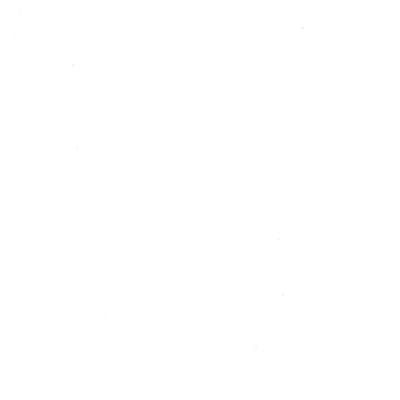
Frame 1 (no input)
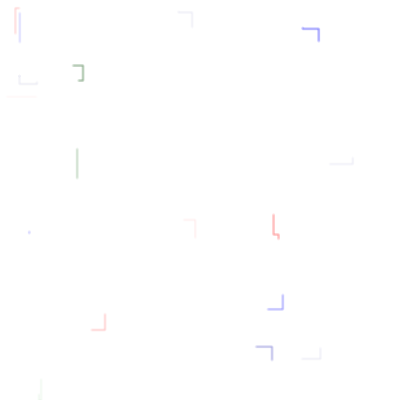
Frame 60 (the mouse pressed at the canvas centre just before this capture)
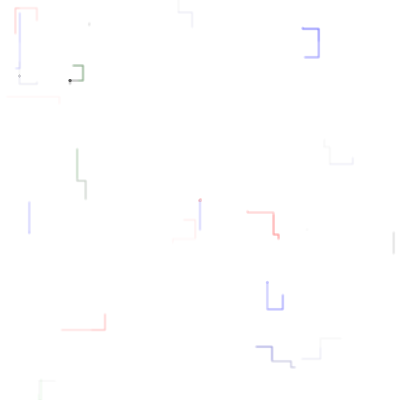
Frame 120 (the mouse held since frame 60 and released just before this capture)

The Processing sketch that drew these frames (run headless with seeded random() and noise(); from frame 60 on, the mouse is pressed at the canvas centre):

// Processing sketch: project_1
// ── project_1.pde
/*
Current Idea: automately draw an automated maze pattern
Directions: random among left, right and up with no inteceptions
*/

//=================CODE============================

//create dots that constitute the moving lines
ArrayList<Dotline> dots = new ArrayList<Dotline> ();

//create an array to store dots for fading effect
int fade = 0;
int i_;
Human [] history = new Human [20];
float [] xloc = new float [20];
float [] yloc = new float [20];
float [] ts = new float [20];
float [] birthFrame = new float [50];

Dotline dt;
Human human;

void setup(){
  size (400,400);
  background(255);

//initialize arrays, create initial locations
  for (int i = 0; i < 20; i++){
    dots.add(new Dotline(random(width), random(height), i));
  }
  for (int i = 0; i < history.length; i++){
    history [i] = new Human (xloc[i], yloc[i], ts[i], i);
  }
}

void draw(){
  for (int i = 0; i < dots.size(); i++){
    dt = dots.get(i); // get dt[i]
    dt.drawLine();
    dt.display();
    
    //check if dots die, new starting locations
    if (dt.totalLife == 0){
      dt.velocity = new PVector (0,0);
      dots.add(new Dotline(random(width), random(height), dots.size()));
      dots.remove(0);      
     //println("die");
    }
  }

     //the total line number will be limited under 200
    if (dots.size() > 200){
      dots.remove(0);
    }
    
  for (int i = 0; i < history.length; i++){ 
    float resetZero = frameCount-birthFrame[fade];
    human = new Human(xloc[i], yloc[i], ts[i], resetZero);
    human.exist();
  }
}

void mousePressed(){
  i_ = i_ % xloc.length; //pass i_ to i above
  
  //click mouse to pass location data
  xloc[i_] = mouseX;
  yloc[i_] = mouseY;
  
  //associate fade rate with the frame, and reset birthframe when mouse clicked
  fade = fade % birthFrame.length; //less one per click
  birthFrame[fade] = frameCount;  //store the current frame for reset
  
  ts[i_] = (birthFrame[fade] % 10) +1; //size, avoid 0
  
  dots.add(new Dotline(mouseX, mouseY, dots.size()));
    //dots.remove(0);
}
   
void keyPressed(){ //eraser   
  size (400,400);
  background(255);
  ts[i_] = 0; //make the remain one transparent
}

// ── Dotline.pde
class Dotline{
  PVector origin; //intial location of each instance
  int index;
  int life; //life of each turn
  int totalLife;
  PVector velocity = new PVector (0, 0);
  int previousDir;
  float fade;
  
  Dotline(float xloc, float yloc, int index_){ //constructor
    origin = new PVector (xloc, yloc);
    index = index_;
    life = 0;
    totalLife = (int)random(50,500);
  }

    void drawLine(){ //update location
     float turn = 0.5;
     
     if (life == 0){  //change directions when each turn is done
        int direction = (int)random(0, 4); 
        
      //check direction, no backward
      if (abs(direction - previousDir) == 2){ //opposite direction = move backward
          direction = (direction + 1) % 4; //change direction while keep the index between 0 to 4
         }
        
       if (direction == 0){ //direction: right
         velocity = new PVector (turn, 0);
          
       }else if (direction == 1){ //direction: up
         velocity = new PVector (0, -turn);
          
       }else if (direction == 2){ //direction: left
         velocity = new PVector (-turn, 0);
          
       }else if (direction == 3){ //direction: down
         velocity = new PVector (0, turn);
       }
        
        previousDir = direction; //store the current direction as previous direction
        
   //life of each turn
     life = (int)random(1,60);
      }
    
   //move the dots
     origin.add(velocity);
      
   //life reduces 1 frame per dot is drawn
     life -= 1;
     totalLife -= 1;
     }
    
    void display(){ 
      int lineColor = index % 4;
      fade = 50 % (index+1);
            println(dots.size(), index, fade);
      if (lineColor == 0){
        fill(mouseX/3,mouseY/3,255, fade); 
      } else if (lineColor == 1){
        fill(mouseX/3,80,mouseY/3, fade); 
      } else if (lineColor == 2){
        fill(255,mouseY/2,mouseX/2, fade); 
      } else if (lineColor == 3){
        fill(mouseY/2,mouseX/2,180, fade); 
      }
 
   
      
      noStroke();
      ellipse(origin.x, origin.y, 3, 3);
    }
}

// ── Human.pde
class Human{
  float xloc;
  float yloc;
  float size;
  float f;
  float birthFrame;
  
  Human(float xloc_, float yloc_, float size_, float index_){  //constructor
    xloc = xloc_;
    yloc = yloc_;
    size = size_;
    f = index_/10;
}    


void exist(){
    fill(205,0,0,f);
    stroke(205,100,100,f/2);
    strokeWeight(3);
    ellipse(xloc, yloc, size, size);
 
  }
}
